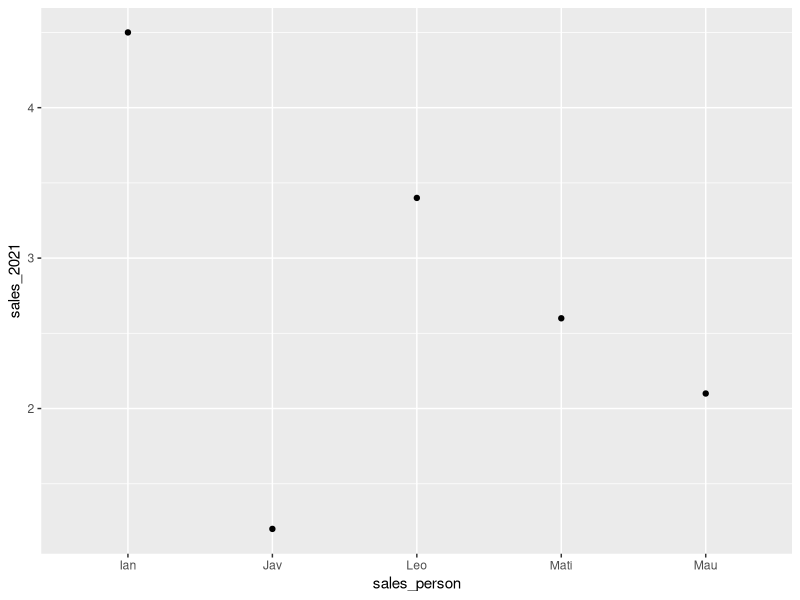

The R script that drew this image:



# Create: Data Frame, new variable and a simple scatter plot (Diagrama de dispersión)



#Use: 

library(tidyverse)
library(ggplot2)



#Consider this, just if it is necessary: install.packages("tidyverse") install.packages("ggplot")



#1.- Create sales data frame:

sales <- data.frame(sales_person = c("Jav", "Leo", "Mau", "Ian", "Mati"),
                    sales_2021 = c(1.2, 3.4, 2.1, 4.5, 2.6),
                    sales_target_2022 = c(3, 3, 3, 4, 3))



#2.- Add a variable:

sales <- mutate(sales, industry = c("oil", "Retail", "Energy", "Transport", "Goverment"))

sales



#3.- Scatter Plot 2021 sales:


ggplot(data = sales) + geom_point(aes(x = sales_person, y = sales_2021))

